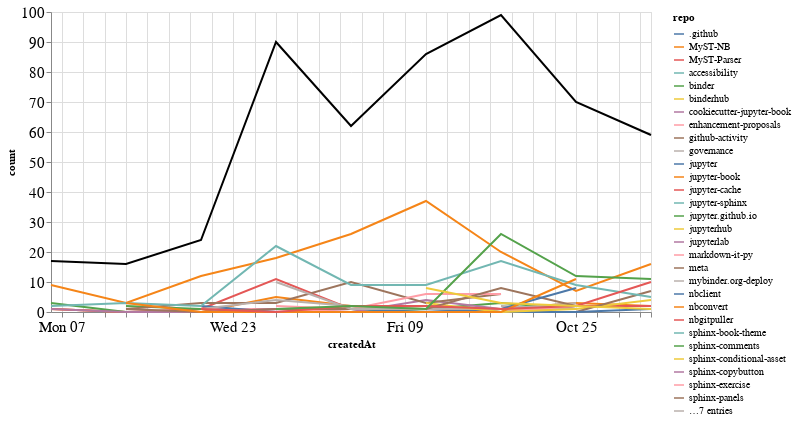

Notebook cell for this chart:
### Markdown cell above
## Comments

### Code cell
comments_time = comments.groupby('repo').resample('W', on='createdAt').count()['author'].reset_index()
comments_time = comments_time.rename(columns={'author': 'count'})
comments_time_total = comments_time.groupby('createdAt').agg({"count": "sum"}).reset_index()
ch1 = alt.Chart(comments_time, width=600).mark_line().encode(
    x='createdAt',
    y='count',
    color='repo',
    tooltip="repo"
)

ch2 = alt.Chart(comments_time_total, width=600).mark_line(color="black").encode(
    x='createdAt',
    y='count',
)

ch1 + ch2

### Figure 1 — Vega-Lite specification as saved in the notebook (floating-point values rounded to 4 significant figures; data arrays with more than 128 entries replaced by an {"elided": "..."} marker saying what was removed)
{"config": {"axisLeft": {"labelFontSize": 15}, "axisBottom": {"labelFontSize": 15}}, "layer": [{"data": {"name": "data-6d248027ebd7f4d0d7b2a3590f348ec0"}, "mark": "line", "encoding": {"color": {"type": "nominal", "field": "repo"}, "tooltip": {"type": "nominal", "field": "repo"}, "x": {"type": "temporal", "field": "createdAt"}, "y": {"type": "quantitative", "field": "count"}}, "width": 600}, {"data": {"name": "data-f39a2a62a13acf6f8a2d09f0c793d075"}, "mark": {"type": "line", "color": "black"}, "encoding": {"x": {"type": "temporal", "field": "createdAt"}, "y": {"type": "quantitative", "field": "count"}}, "width": 600}], "$schema": "https://vega.github.io/schema/vega-lite/v4.8.1.json", "datasets": {"data-6d248027ebd7f4d0d7b2a3590f348ec0": {"elided": "147 records"}, "data-f39a2a62a13acf6f8a2d09f0c793d075": [{"createdAt": "2020-09-06T00:00:00", "count": 17}, {"createdAt": "2020-09-13T00:00:00", "count": 16}, {"createdAt": "2020-09-20T00:00:00", "count": 24}, {"createdAt": "2020-09-27T00:00:00", "count": 90}, {"createdAt": "2020-10-04T00:00:00", "count": 62}, {"createdAt": "2020-10-11T00:00:00", "count": 86}, {"createdAt": "2020-10-18T00:00:00", "count": 99}, {"createdAt": "2020-10-25T00:00:00", "count": 70}, {"createdAt": "2020-11-01T00:00:00", "count": 59}]}}
